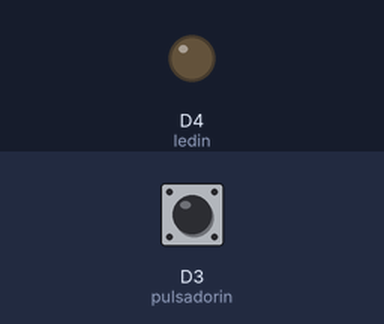
Bench run of a sketch on a simulated ESP8266 (NodeMCU). Shown: output pins drawn as LEDs (lit = HIGH). The test bench sets the inputs (shaded band); at power-on: D3 (pulsadorin) HIGH. What the sketch prints to the serial monitor is not drawn.

Above: at 2.2 s.
2.3 s: D3 (pulsadorin) pulled LOW for 0.15 s
At 3.7 s:
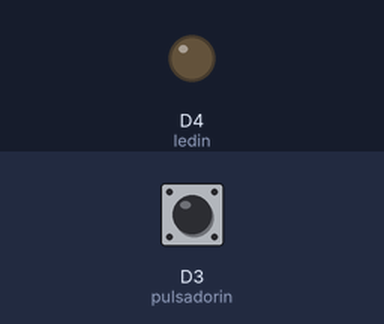
4.0 s: D3 (pulsadorin) pulled LOW for 1 s
At 4.8 s:
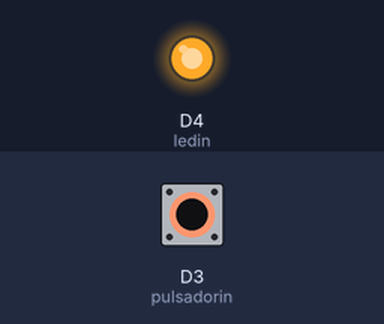
6.5 s: D3 (pulsadorin) pulled LOW for 3.2 s
At 10.7 s:
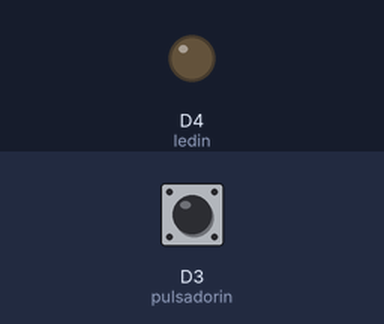
11.2 s: D3 (pulsadorin) driven LOW
At 11.8 s:
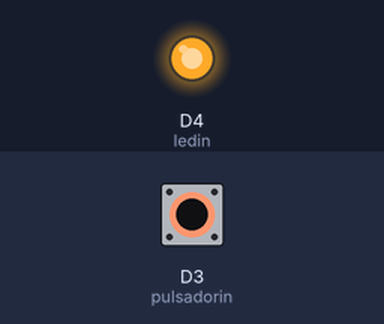
14.2 s: D3 (pulsadorin) driven HIGH
At 15.3 s:
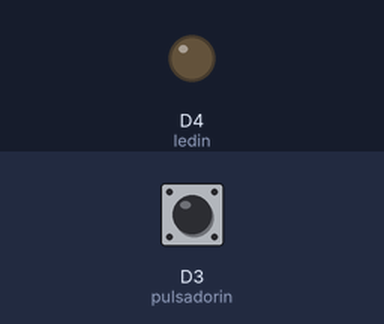
Timing chart, 0 to 16.7 s (numbered marks = the images above; inputs shaded):
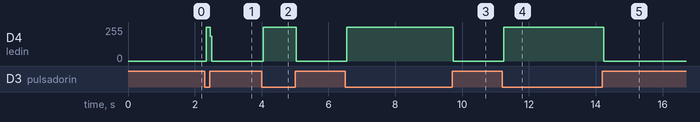

The sketch:

Usando_ledinterno_y_boton_flash.ino
```cpp
/*Programa que mantiene encendido el Led builtin del ESP8266
 * hasta que se pulsa el boton de flash.
 * Cuando se sielta el boton de flash el led se vuelve a encender
 */

#define ledin D4       //El led interno del ESP8266 esta conectador a GPIO02 que en nodeMCU se corresponde con D4
#define pulsadorin D3  //El pulsador FLASH del nodeMCU esta conectado al GPIO0 que en la placa se corresponde con D3

// the setup function runs once when you press reset or power the board
void setup() {

   Serial.begin(115200);
  // initialize digital pin LED_BUILTIN as an output.
  pinMode(ledin, OUTPUT);
  pinMode(pulsadorin, INPUT);
  delay(1000);
  Serial.print('\n');
  Serial.println("listo");
}

// the loop function runs over and over again forever
void loop() {
  digitalWrite(ledin, LOW);   // turn the LED on (HIGH is the voltage level)
  if (digitalRead(pulsadorin)==0){
  digitalWrite(ledin, HIGH);
  Serial.print("flash button= ");
  Serial.println(digitalRead(pulsadorin));
  }
}
```

Measured:
- after the input at 2.3 s, D4 (ledin): 0/255 → 253/255 at once, → 0/255 0.12 s later
- after the input at 4.0 s, D4 (ledin): 0/255 → 253/255 at once, → 0/255 1.0 s later
- after the input at 6.5 s, D4 (ledin): 0/255 → 253/255 at once, → 0/255 3.2 s later
- after the input at 11.2 s, D4 (ledin): 0/255 → 253/255 at once
- after the input at 14.2 s, D4 (ledin): 253/255 → 0/255 at once
